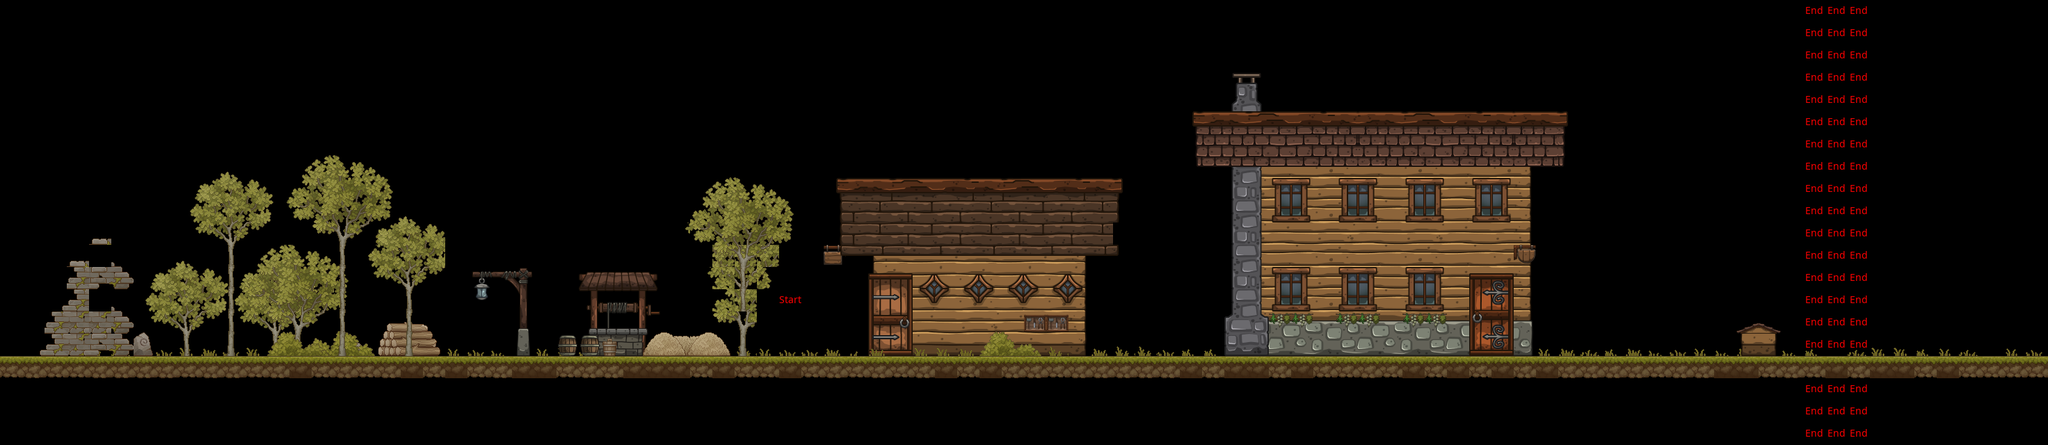

The image is a tile-based game level rendered from a .tmx file. Its description and source (layers, tilesets, objects; grid data summarised) follow:
An orthogonal 92x20 tile map with 32x32 px tiles, 16 tile layers (End, Spawn, Decoration-BehindBuilding-InFrontOfPlayer, Buildings-InFrontOfPlayer, ...).

<map version="1.9" tiledversion="1.9.2" orientation="orthogonal" renderorder="right-down" width="92" height="20" tilewidth="32" tileheight="32" infinite="0" nextlayerid="25" nextobjectid="1">
 <editorsettings>
  <export target="FeedTheDog2.tmx" format="tmx" />
 </editorsettings>
 <tileset firstgid="1" source="FeedTheDog.tsx" />
 <layer id="24" name="End" width="92" height="20">
  <data>[1840 cells, 60 non-empty, 1 distinct tile ids]</data>
 </layer>
 <layer id="7" name="Spawn" width="92" height="20">
  <data>[1840 cells, 1 non-empty, 1 distinct tile ids]</data>
 </layer>
 <layer id="15" name="Decoration-BehindBuilding-InFrontOfPlayer" width="92" height="20">
  <data>[1840 cells, 1 non-empty, 1 distinct tile ids]</data>
 </layer>
 <layer id="1" name="Buildings-InFrontOfPlayer" width="92" height="20">
  <data>[1840 cells, 54 non-empty, 28 distinct tile ids]</data>
 </layer>
 <layer id="13" name="Decoration-InFrontBuilding-InFrontOfPlayer" width="92" height="20">
  <data>[1840 cells, 24 non-empty, 12 distinct tile ids]</data>
 </layer>
 <layer id="16" name="Fauna2-InFrontOfPlayer" width="92" height="20">
  <data>[1840 cells, 0 non-empty, 0 distinct tile ids]</data>
 </layer>
 <layer id="18" name="Fauna-InFrontOfPlayer" width="92" height="20">
  <data>[1840 cells, 1 non-empty, 1 distinct tile ids]</data>
 </layer>
 <layer id="2" name="Ground" width="92" height="20">
  <data>[1840 cells, 92 non-empty, 3 distinct tile ids]</data>
 </layer>
 <layer id="22" name="Grass-Ground" width="92" height="20">
  <data>[1840 cells, 84 non-empty, 16 distinct tile ids]</data>
 </layer>
 <layer id="23" name="Decoration3-BehindPlayer" width="92" height="20">
  <data>[1840 cells, 4 non-empty, 3 distinct tile ids]</data>
 </layer>
 <layer id="4" name="Building-BehindPlayer" width="92" height="20">
  <data>[1840 cells, 225 non-empty, 95 distinct tile ids]</data>
 </layer>
 <layer id="21" name="Decoration2-BehindPlayer" width="92" height="20">
  <data>[1840 cells, 96 non-empty, 45 distinct tile ids]</data>
 </layer>
 <layer id="3" name="Decoration-BehindPlayer" width="92" height="20">
  <data>[1840 cells, 47 non-empty, 32 distinct tile ids]</data>
 </layer>
 <layer id="20" name="Fauna3-BehindPlayer" width="92" height="20">
  <data>[1840 cells, 34 non-empty, 28 distinct tile ids]</data>
 </layer>
 <layer id="19" name="Fauna2-BehindPlayer" width="92" height="20">
  <data>[1840 cells, 55 non-empty, 50 distinct tile ids]</data>
 </layer>
 <layer id="17" name="Fauna-BehindPlayer" width="92" height="20">
  <data>[1840 cells, 109 non-empty, 56 distinct tile ids]</data>
 </layer>
</map>